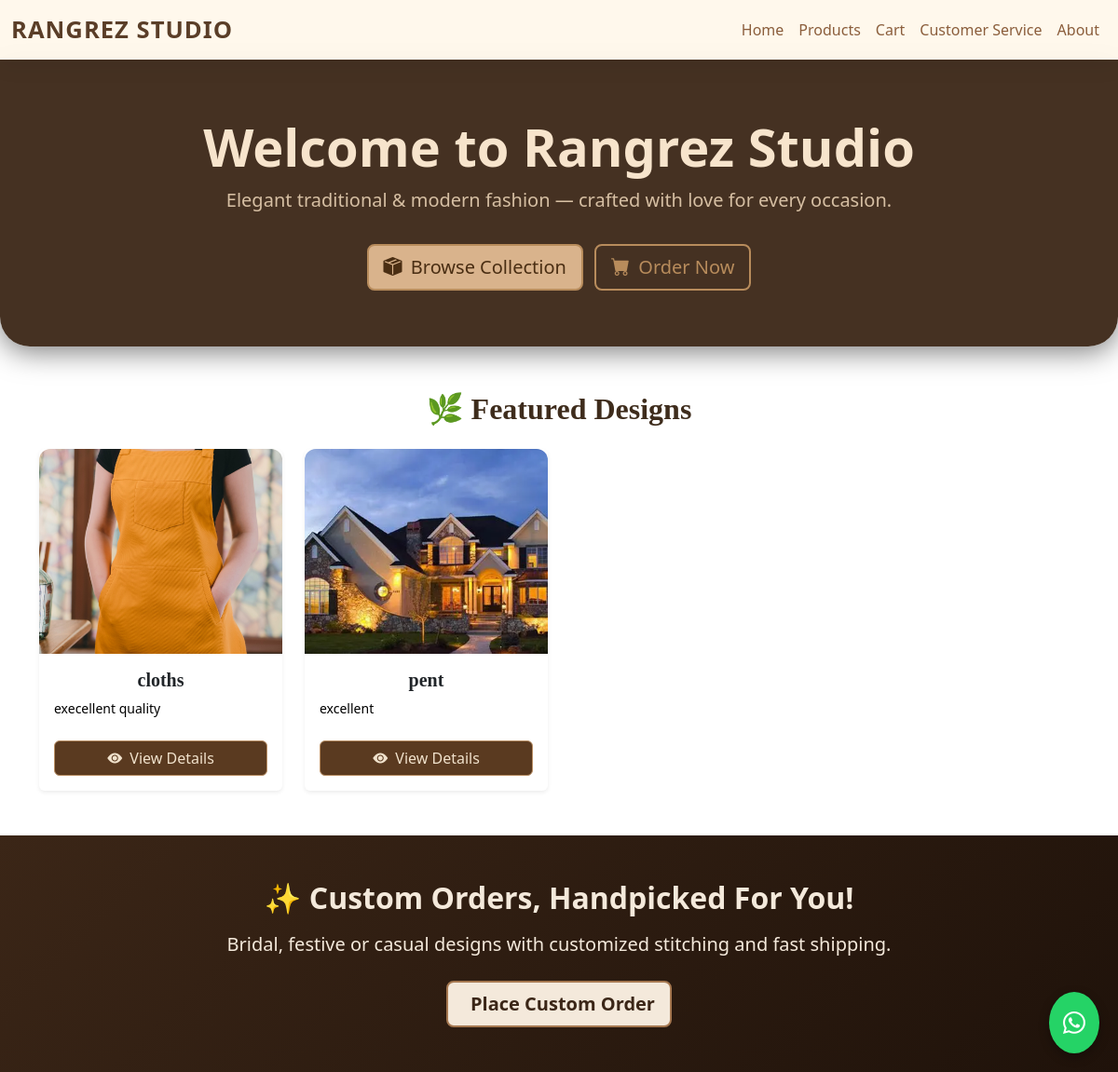
The page / on the database its author committed.
### shoppingapp/models.py (models this page shows, shortened)
class Product(models.Model):
    name = models.CharField(max_length=200)
    description = models.TextField()
    price = models.DecimalField(max_digits=10, decimal_places=2, null=True, blank=True)
    image = models.ImageField(upload_to='products/', blank=True, null=True)

### shoppingapp/views.py (the view)
# urls.py: path('', views.home, name='home'),
def home(request):
    products = Product.objects.all()
    return render(request, 'myapp/home.html', {'products': products})

### shoppingapp/templates/myapp/home.html (shortened to what this page needs)
{% load static %}
<!DOCTYPE html>
<html lang="en">
<head>
  <link href="https://cdn.jsdelivr.net/npm/bootstrap@5.3.3/dist/css/bootstrap.min.css" rel="stylesheet"/>
  <link rel="stylesheet" href="https://cdn.jsdelivr.net/npm/bootstrap-icons@1.10.5/font/bootstrap-icons.css"/>
  <link rel="stylesheet" href="https://unpkg.com/aos@2.3.1/dist/aos.css"/>
</head>
<body>
  {% include 'myapp/navbar.html' %}
  <div class="hero text-center mb-5" data-aos="fade-up">
    <div class="container">
      <h1 class="display-4 fw-bold">Welcome to Rangrez Studio</h1>
      <p class="lead">Elegant traditional & modern fashion — crafted with love for every occasion.</p>
<a href="/products/" class="btn btn-custom btn-lg mt-3 me-2" style="background-color: #d9b38c; color: #4a2e13; border: 2px solid #b88c5c; border-radius: 0.5rem;">
  <i class="bi bi-box-seam-fill me-1"></i> Browse Collection
</a>
<a href="/order/" class="btn btn-custom-outline btn-lg mt-3" style="color: #b88c5c; border: 2px solid #b88c5c; border-radius: 0.5rem;">
  <i class="bi bi-cart-fill me-1"></i> Order Now
</a>
    </div>
  </div>
  <div class="container mb-5">
    <h2 class="mb-4 text-center fw-bold" style="font-family: 'Georgia', serif;">
      🌿 Featured Designs
    </h2>
    <div class="row g-4">
      {% for product in products %}
      <div class="col-sm-6 col-md-4 col-lg-3">
        <div class="card h-100 shadow-sm border-0 product-card" data-aos="fade-up" data-aos-delay="{{ forloop.counter0|add:'100' }}">
          {% if product.image %}
          <img src="{{ product.image.url }}" class="card-img-top" alt="{{ product.name }}" style="object-fit: cover; height: 220px; border-radius: 12px 12px 0 0;">
          {% endif %}
          <div class="card-body d-flex flex-column justify-content-between">
            <h5 class="card-title text-center fw-semibold">{{ product.name }}</h5>
            <p class="card-text small">{{ product.description|truncatewords:20 }}</p>
          </div>
          <div class="card-footer bg-transparent border-0 text-center pb-3">
            <a href="/products/{{ product.id }}/" class="btn w-100">
              <i class="bi bi-eye-fill me-1"></i> View Details
            </a>
          </div>
        </div>
      </div>
      {% endfor %}
    </div>
  </div>
  <div class="py-5 text-center cta-section" data-aos="fade-up">
    <div class="container">
      <h2 class="mb-3 fw-bold">✨ Custom Orders, Handpicked For You!</h2>
      <p class="lead mb-4">Bridal, festive or casual designs with customized stitching and fast shipping.</p>
      <a href="/bulk_order/" class="btn btn-light btn-lg">
         Place Custom Order
      </a>
    </div>
  </div>
  <a href="https://wa.me/923234613380?text=Hi%2C%20I%20am%20interested%20in%20placing%20a%20boutique%20order."
     class="whatsapp-float"
     target="_blank"
     title="Chat with us on WhatsApp">
    <i class="bi bi-whatsapp text-white"></i>
  </a>
</body>
</html>

### rows shown on the page
Product: image (picture), name "cloths", description "execellent quality"
Product: image (picture), name "pent", description "excellent"
